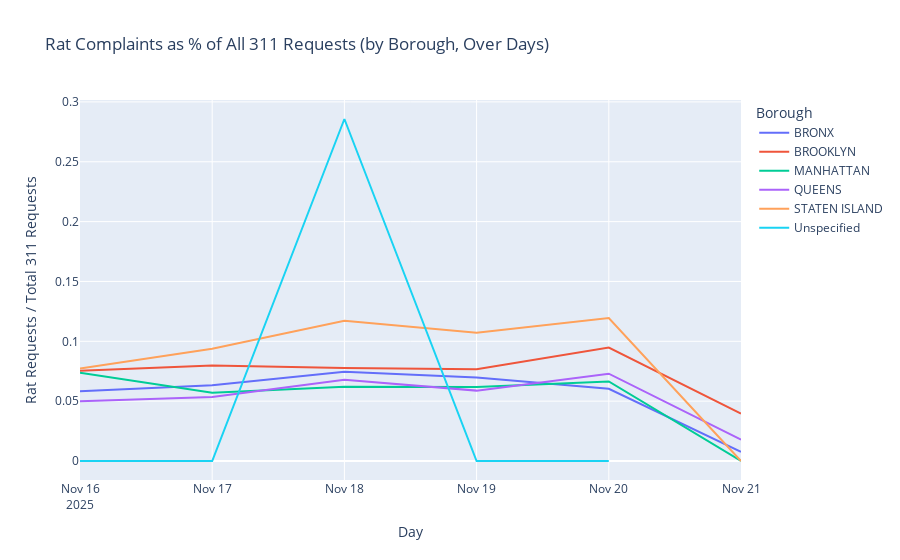

Notebook source saved alongside this figure:
### Code cell
fig = px.line(
    df_merge,
    x="day",
    y="rat_ratio",
    color="borough",
    title="Rat Complaints as % of All 311 Requests (by Borough, Over Days)",
    labels={
        "day": "Day",
        "rat_ratio": "Rat Requests / Total 311 Requests",
        "borough": "Borough"
    }
)
fig.write_image("rat_ratio.png")  
fig.show()

### Figure 1 — Plotly figure (JSON) as saved in the notebook; plotly's stock layout.template omitted (floating-point values rounded to 4 significant figures)
{"data": [{"hovertemplate": "Borough=BRONX<br>Day=%{x}<br>Rat Requests / Total 311 Requests=%{y}<extra></extra>", "legendgroup": "BRONX", "line": {"color": "#636efa", "dash": "solid"}, "marker": {"symbol": "circle"}, "mode": "lines", "name": "BRONX", "orientation": "v", "showlegend": true, "type": "scatter", "x": ["2025-11-16T00:00:00", "2025-11-17T00:00:00", "2025-11-18T00:00:00", "2025-11-19T00:00:00", "2025-11-20T00:00:00", "2025-11-21T00:00:00"], "xaxis": "x", "y": [0.05818, 0.06321, 0.07456, 0.06976, 0.06028, 0.007634], "yaxis": "y"}, {"hovertemplate": "Borough=BROOKLYN<br>Day=%{x}<br>Rat Requests / Total 311 Requests=%{y}<extra></extra>", "legendgroup": "BROOKLYN", "line": {"color": "#EF553B", "dash": "solid"}, "marker": {"symbol": "circle"}, "mode": "lines", "name": "BROOKLYN", "orientation": "v", "showlegend": true, "type": "scatter", "x": ["2025-11-16T00:00:00", "2025-11-17T00:00:00", "2025-11-18T00:00:00", "2025-11-19T00:00:00", "2025-11-20T00:00:00", "2025-11-21T00:00:00"], "xaxis": "x", "y": [0.07529, 0.07973, 0.07774, 0.07666, 0.09471, 0.0396], "yaxis": "y"}, {"hovertemplate": "Borough=MANHATTAN<br>Day=%{x}<br>Rat Requests / Total 311 Requests=%{y}<extra></extra>", "legendgroup": "MANHATTAN", "line": {"color": "#00cc96", "dash": "solid"}, "marker": {"symbol": "circle"}, "mode": "lines", "name": "MANHATTAN", "orientation": "v", "showlegend": true, "type": "scatter", "x": ["2025-11-16T00:00:00", "2025-11-17T00:00:00", "2025-11-18T00:00:00", "2025-11-19T00:00:00", "2025-11-20T00:00:00", "2025-11-21T00:00:00"], "xaxis": "x", "y": [0.07364, 0.05711, 0.06202, 0.06182, 0.06648, 0.0], "yaxis": "y"}, {"hovertemplate": "Borough=QUEENS<br>Day=%{x}<br>Rat Requests / Total 311 Requests=%{y}<extra></extra>", "legendgroup": "QUEENS", "line": {"color": "#ab63fa", "dash": "solid"}, "marker": {"symbol": "circle"}, "mode": "lines", "name": "QUEENS", "orientation": "v", "showlegend": true, "type": "scatter", "x": ["2025-11-16T00:00:00", "2025-11-17T00:00:00", "2025-11-18T00:00:00", "2025-11-19T00:00:00", "2025-11-20T00:00:00", "2025-11-21T00:00:00"], "xaxis": "x", "y": [0.04987, 0.05356, 0.06789, 0.0588, 0.07294, 0.01786], "yaxis": "y"}, {"hovertemplate": "Borough=STATEN ISLAND<br>Day=%{x}<br>Rat Requests / Total 311 Requests=%{y}<extra></extra>", "legendgroup": "STATEN ISLAND", "line": {"color": "#FFA15A", "dash": "solid"}, "marker": {"symbol": "circle"}, "mode": "lines", "name": "STATEN ISLAND", "orientation": "v", "showlegend": true, "type": "scatter", "x": ["2025-11-16T00:00:00", "2025-11-17T00:00:00", "2025-11-18T00:00:00", "2025-11-19T00:00:00", "2025-11-20T00:00:00", "2025-11-21T00:00:00"], "xaxis": "x", "y": [0.07727, 0.09375, 0.1171, 0.1072, 0.1194, 0.0], "yaxis": "y"}, {"hovertemplate": "Borough=Unspecified<br>Day=%{x}<br>Rat Requests / Total 311 Requests=%{y}<extra></extra>", "legendgroup": "Unspecified", "line": {"color": "#19d3f3", "dash": "solid"}, "marker": {"symbol": "circle"}, "mode": "lines", "name": "Unspecified", "orientation": "v", "showlegend": true, "type": "scatter", "x": ["2025-11-16T00:00:00", "2025-11-17T00:00:00", "2025-11-18T00:00:00", "2025-11-19T00:00:00", "2025-11-20T00:00:00"], "xaxis": "x", "y": [0.0, 0.0, 0.2857, 0.0, 0.0], "yaxis": "y"}], "layout": {"legend": {"title": {"text": "Borough"}, "tracegroupgap": 0}, "title": {"text": "Rat Complaints as % of All 311 Requests (by Borough, Over Days)"}, "xaxis": {"anchor": "y", "domain": [0, 1], "title": {"text": "Day"}}, "yaxis": {"anchor": "x", "domain": [0, 1], "title": {"text": "Rat Requests / Total 311 Requests"}}}}
